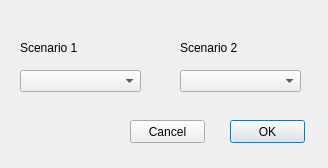
<?xml version="1.0" encoding="UTF-8"?>
<ui version="4.0">
 <class>compareScenarios</class>
 <widget class="QDialog" name="compareScenarios">
  <property name="geometry">
   <rect>
    <x>0</x>
    <y>0</y>
    <width>328</width>
    <height>168</height>
   </rect>
  </property>
  <property name="windowTitle">
   <string>Compare Scenarios</string>
  </property>
  <widget class="QLabel" name="label">
   <property name="geometry">
    <rect>
     <x>20</x>
     <y>40</y>
     <width>121</width>
     <height>16</height>
    </rect>
   </property>
   <property name="text">
    <string>Scenario 1</string>
   </property>
  </widget>
  <widget class="QLabel" name="label_2">
   <property name="geometry">
    <rect>
     <x>180</x>
     <y>40</y>
     <width>121</width>
     <height>16</height>
    </rect>
   </property>
   <property name="text">
    <string>Scenario 2</string>
   </property>
  </widget>
  <widget class="QComboBox" name="scenario1">
   <property name="geometry">
    <rect>
     <x>20</x>
     <y>70</y>
     <width>121</width>
     <height>22</height>
    </rect>
   </property>
  </widget>
  <widget class="QComboBox" name="scenario2">
   <property name="geometry">
    <rect>
     <x>180</x>
     <y>70</y>
     <width>121</width>
     <height>22</height>
    </rect>
   </property>
  </widget>
  <widget class="QPushButton" name="okButton">
   <property name="geometry">
    <rect>
     <x>230</x>
     <y>120</y>
     <width>75</width>
     <height>23</height>
    </rect>
   </property>
   <property name="text">
    <string>OK</string>
   </property>
  </widget>
  <widget class="QPushButton" name="cancelButton">
   <property name="geometry">
    <rect>
     <x>130</x>
     <y>120</y>
     <width>75</width>
     <height>23</height>
    </rect>
   </property>
   <property name="text">
    <string>Cancel</string>
   </property>
  </widget>
 </widget>
 <resources/>
 <connections/>
</ui>
